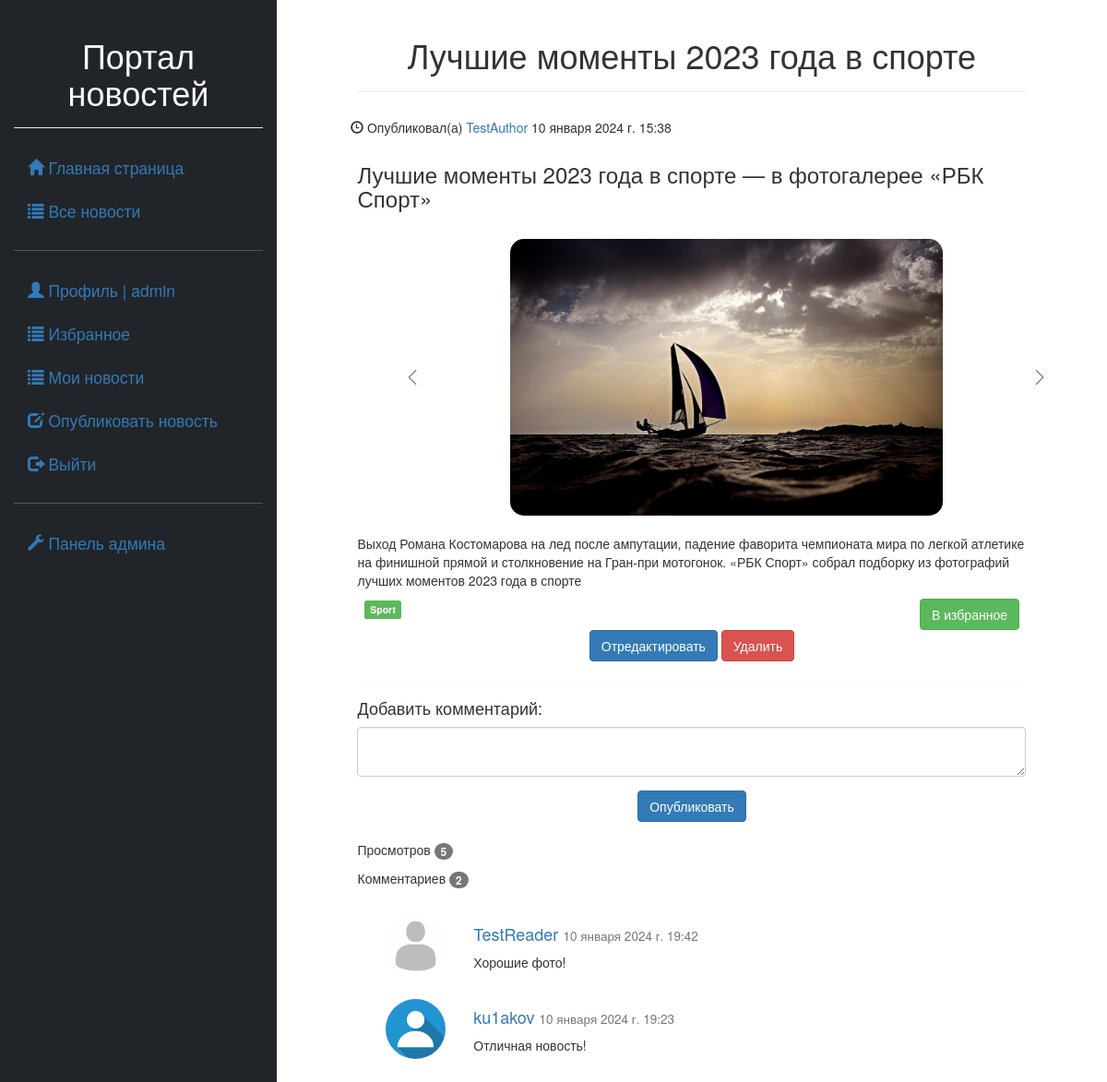
Screenshot of /news/detail/58 (signed in) with the database file from the repository.
### news/models.py (models this page shows, shortened)
class Article(models.Model):
    categories = (('Ec', 'Economy'),
                  ('Sc', 'Science'),
                  ('IT', 'IT'))
    author = models.ForeignKey(User, on_delete=models.SET_NULL, null=True, verbose_name='Автор')
    title = models.CharField('Заголовок', max_length=50, default='')
    anouncement = models.TextField('Аннотация', max_length=250)
    text = models.TextField('Текст новости')
    date = models.DateTimeField('Дата создания', auto_now=True)
    tags = models.ManyToManyField(verbose_name='Тэги', to=Tag, blank=True)
    slug = models.SlugField()
    objects = models.Manager()
    today = Today()
    class Meta:
        ordering = ['title', 'date']
        verbose_name = 'Новость'
        verbose_name_plural = 'Новости'

class Image(models.Model):
    article = models.ForeignKey(Article, on_delete=models.CASCADE, related_name='images')
    title = models.CharField(max_length=50, blank=True, verbose_name='Название')
    image = models.ImageField(upload_to='news_img', verbose_name='Изображение')
    class Meta:
        ordering = ['article', 'title']
        verbose_name = 'Изображение'
        verbose_name_plural = 'Изображения'

class Tag(models.Model):
    title = models.CharField(max_length=80)
    status = models.BooleanField(default=True)
    class Meta:
        ordering = ['title', 'status']
        verbose_name = 'Тэг'
        verbose_name_plural = 'Тэги'

class Comment(models.Model):
    author = models.ForeignKey(User, on_delete=models.CASCADE, null=False)
    article = models.ForeignKey(Article, on_delete=models.CASCADE, null=False, related_name='comments')
    text = models.TextField('Текст комментария')
    date = models.DateTimeField('Время создания', auto_now_add=True)
    class Meta:
        ordering = ['article', 'date']
        verbose_name = 'Комментарий'
        verbose_name_plural = 'Комментарии'

### users/models.py (models this page shows, shortened)
class Profile(models.Model):
    user = models.OneToOneField(User, on_delete=models.CASCADE,
                                primary_key=True, verbose_name='Пользователь')
    nickname = models.CharField(verbose_name='Никнейм', max_length=100)
    birthdate = models.DateField(verbose_name='Дата рождения', blank=True, null=True)
    website = models.URLField(verbose_name='Персональный сайт', blank=True)
    github = models.URLField(verbose_name='Github', blank=True)
    phone = models.CharField(verbose_name='Телефон', max_length=20, blank=True)
    image = models.ImageField(verbose_name='Иконка', default='default_profile.jpg',
                              upload_to='profile_img')
    class Meta:
        verbose_name = 'Профиль'
        verbose_name_plural = 'Профили пользователей'

### news/views.py (the view, shortened to what this page needs)
# urls.py: path('detail/<int:id>', views.news_detail, name='news_detail'),
def news_detail(request, id):
    article = Article.objects.select_related('author').get(id=id)
    comments = Comment.objects.select_related('author').filter(article=article).order_by('-date')
    images = Image.objects.filter(article=article)
    ip = get_ip(request)
    user = request.user if request.user.id else None
    ViewCount.objects.get_or_create(article=article, ip=ip, user=user)
    if request.user.id:
        favorites = FavoriteArticle.objects.filter(user=request.user)
        fav_list = [0]
        for el in favorites:
            fav_list.append(el.article_id)
    else:
        fav_list = None
    context = {'article': article,
               'comments': comments,
               'images': images,
               'favorites': fav_list}
    return render(request, 'news/news.html', context)

### news/utils.py (called while the page is built)
def get_ip(request):
    http_xff = request.META.get('HTTP_X_FORWARDED_FOR')
    if http_xff:
        ip = http_xff.split(',')[0]
    else:
        ip = request.META.get('REMOTE_ADDR')
    return ip

### news/templates/news/news.html (shortened to what this page needs)
{% extends 'first/base.html' %}
{% load static %}
{% block content %}
<div class="page-header text-center">
    <h1> {{ article.title }}</h1>
</div>
<div>
    <div class="row">
        <div class="text-start">
            <h5>
                <span class="glyphicon glyphicon-time"></span>
                {% if article.author %}
                Опубликовал(а) <a href="{% url 'profile' article.author.id %}">{{ article.author }}</a>
                {% else %}
                Опубликовано
                {% endif %}
                {{ article.date }}
            </h5>
        </div>
    </div>
    <h3>{{ article.anouncement }} </h3>
    <br>
    <div class="row text-center">
        <div class="container-fluid">
            <div id="demo" class="carousel carousel-dark slide" data-bs-ride="carousel"
                 style="height: 300px; width: 100vh;">
                <div class="carousel-inner">
                    {% for image in article.images.all %}
                    <div class="carousel-item {% if forloop.counter == 1 %} active {% endif %}">
                        <img src="{{ image.image.url }}"
                             style="margin:auto; height:300px; width:auto; border-radius:15px;">
                    </div>
                    {% endfor %}
                </div>
                {% if article.images.count > 1 %}
                <button class="carousel-control-prev" type="button" data-bs-target="#demo" data-bs-slide="prev">
                    <span class="carousel-control-prev-icon"></span>
                </button>
                <button class="carousel-control-next" type="button" data-bs-target="#demo" data-bs-slide="next">
                    <span class="carousel-control-next-icon"></span>
                </button>
                {% endif %}
            </div>
        </div>
    </div>
    <br>
    <p> {{ article.text }} </p>
    <div class="container-fluid">
        <div class="row justify-content-between">
            <div class="col-6">
                {% for tag in article.tags.all %}
                <td>
                    <a href="{% url 'news_search' 'tags' tag.id %}">
                        <span class="label label-success">{{ tag.title }}</span>
                    </a>
                </td>
                {% endfor %}
            </div>
            <div class="col-6 text-end">
                {% if favorites %}
                <a href="{% url 'favorites' article.id %}">
                    {% if article.id in favorites %}
                    <button type="button" class="btn btn-danger">Из избранного</button>
                    {% else %}
                    <button type="button" class="btn btn-success">В избранное</button>
                    {% endif %}
                </a>
                {% endif %}
            </div>
        </div>
    </div>
    {% if request.user == article.author or request.user.is_staff %}
    <div class="text-center">
        <a class="btn btn-primary" href="{% url 'news_update' article.pk %}">Отредактировать</a>
        <a class="btn btn-danger" href="{% url 'news_delete' article.pk %}">Удалить</a>
    </div>
    {% endif %}
    <hr>
    {% if request.user.id %}
    <h4>Добавить комментарий:</h4>
    <form role="form" method="post">
        <div class="form-group">
            <textarea class="form-control" rows="2" required name="text" minlength="10"></textarea>
        </div>
        <div class="text-center">
            <button type="submit" class="btn btn-primary">Опубликовать</button>
        </div>
    </form>
    {% endif %}
    <br>
    <p>Просмотров <span class="badge"> {{ article.views.count }} </span></p>
    <p>Комментариев <span class="badge"> {{ comments.count }} </span></p><br>
</div>
<div class="row">
    {% for comment in comments %}
    <div class="col-sm-2 text-end">
        <img src="{{ comment.author.profile.image.url }}" class="img-circle" height="65" width="65"
             alt="Profile image">
    </div>
    <div class="col-sm-10">
        <h4>
            <a href="{% url 'profile' comment.author.id %}">{{ comment.author }}</a>
            <small> {{ comment.date }} </small></h4>
        <p> {{ comment.text }} </p><br>
    </div>
    {% endfor %}
</div>
{% endblock %}

### first/templates/first/sidebar.html (shortened to what this page needs)
<div class="page-header text-center">
    <h1>Портал новостей</h1>
</div>
<ul class="nav nav-pills nav-stacked flex-sm-column fs-3">
    <li>
        <a class="nav-item" href="{% url 'home_index' %}">
            <i class="glyphicon glyphicon-home active"></i>
            Главная страница</a>
    </li>
    <li>
        <a class="nav-item" href="{% url 'news_index' %}">
            <i class="glyphicon glyphicon-list"></i>
            Все новости</a>
    </li>
    <hr>
    {% if not request.user.id %}
    <li><a class="nav-item" href="{% url 'register' %}">
        <i class="glyphicon glyphicon-check"></i>
        Регистрация</a></li>
    <li><a class="nav-item" href="{% url 'login' %}">
        <i class="glyphicon glyphicon-log-in"></i>
        Войти</a></li>
    {% else %}
    <li><a class="nav-item" href="{% url 'profile' request.user.id %}">
        <i class="glyphicon glyphicon-user"></i>
        Профиль | {{ request.user }}</a>
    </li>
    <li><a class="nav-item" href="{% url 'news_search' 'bookmark' request.user.id %}">
        <i class="glyphicon glyphicon-list"></i>
        Избранное</a>
    </li>
    {% if user.groups.first.name == 'Author' or request.user.is_staff %}
    <li><a class="nav-item" href="{% url 'news_search' 'author' request.user.id %}">
        <i class="glyphicon glyphicon-list"></i>
        Мои новости</a>
    </li>
    <li><a class="nav-item" href="{% url 'news_add' %}">
        <i class="glyphicon glyphicon-edit"></i>
        Опубликовать новость</a>
    </li>
    {% endif %}
    <li><a class="nav-item" href="{% url 'logout' %}">
        <i class="glyphicon glyphicon-log-out"></i>
        Выйти</a>
    </li>
    {% endif %}
    <hr>
    <li>
        <a {% if not request.user.is_staff %} class="nav-link disabled" {% endif %} href="/admin/">
            <i class="glyphicon glyphicon-wrench"></i>
            Панель админа</a>
    </li>
</ul>

### rows the page displays
Article: title "Лучшие моменты 2023 года в спорте", author "TestAuthor", date "10 января 2024 г. 15:38", anouncement "Лучшие моменты 2023 года в спорте — в фотогалерее «РБК Спорт»", text "Выход Романа Костомарова на лед после ампутации, падение фаворита чемпионата мира по легкой атлетике на финишной прямой и столкновение на Гран-при мотогонок. «РБК Спорт» собрал подборку из фотографий лучших моментов 2023 года в спорте", views.count "5"
Image: image (picture)
Tag: title "Sport"
Comment: author.profile.image (placeholder picture), author "TestReader", date "10 января 2024 г. 19:42", text "Хорошие фото!"
Comment: author.profile.image (placeholder picture), author "ku1akov", date "10 января 2024 г. 19:23", text "Отличная новость!"

### other values shown
{{ request.user }} "admin"
{{ comments.count }} "2"
